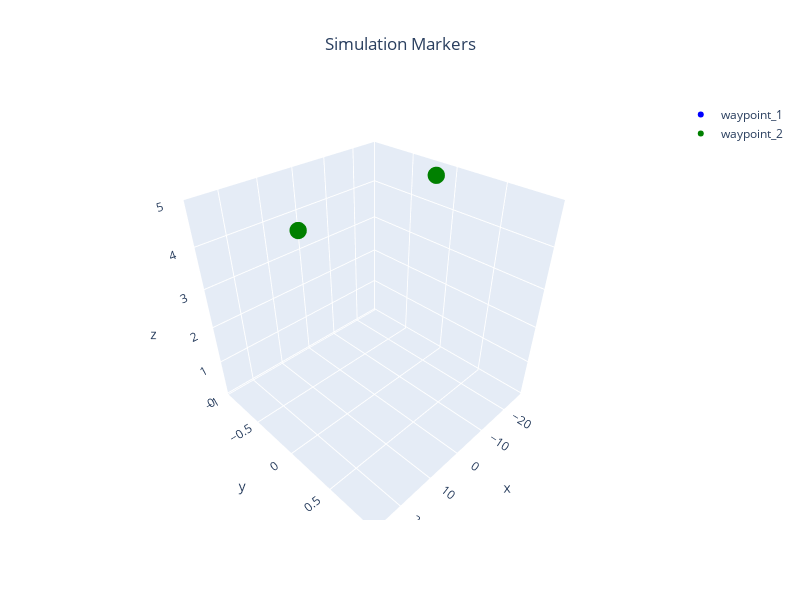

Source (notebook cell):
### Markdown cell above
## Visualization Parameters

### Code cell
colors=[Color.BLUE,Color.GREEN]
waypoints = {f'waypoint_{i+1}': {'pos':global_paths[0],'color':colors[i]} for i in range(n_vehicles)}
plot_3d_interactive(waypoints,title='Simulation Markers',expand=[0.2,0.2,0.6],ground=-0.05)

### Figure 1 — Plotly figure (JSON) as saved in the notebook; plotly's stock layout.template omitted (floating-point values rounded to 4 significant figures)
{"data": [{"marker": {"color": "blue", "size": 6}, "mode": "markers", "name": "waypoint_1", "type": "scatter3d", "x": [-20, 20], "y": [0, 0], "z": [5, 5]}, {"marker": {"color": "green", "size": 6}, "mode": "markers", "name": "waypoint_2", "type": "scatter3d", "x": [-20, 20], "y": [0, 0], "z": [5, 5]}], "layout": {"height": 600, "scene": {"xaxis": {"range": [-28, 28], "title": {"text": "x"}}, "yaxis": {"range": [0, 0], "title": {"text": "y"}}, "zaxis": {"range": [-0.05, 5], "title": {"text": "z"}}}, "showlegend": true, "title": {"text": "Simulation Markers", "x": 0.5, "xanchor": "center"}, "width": 800}}
